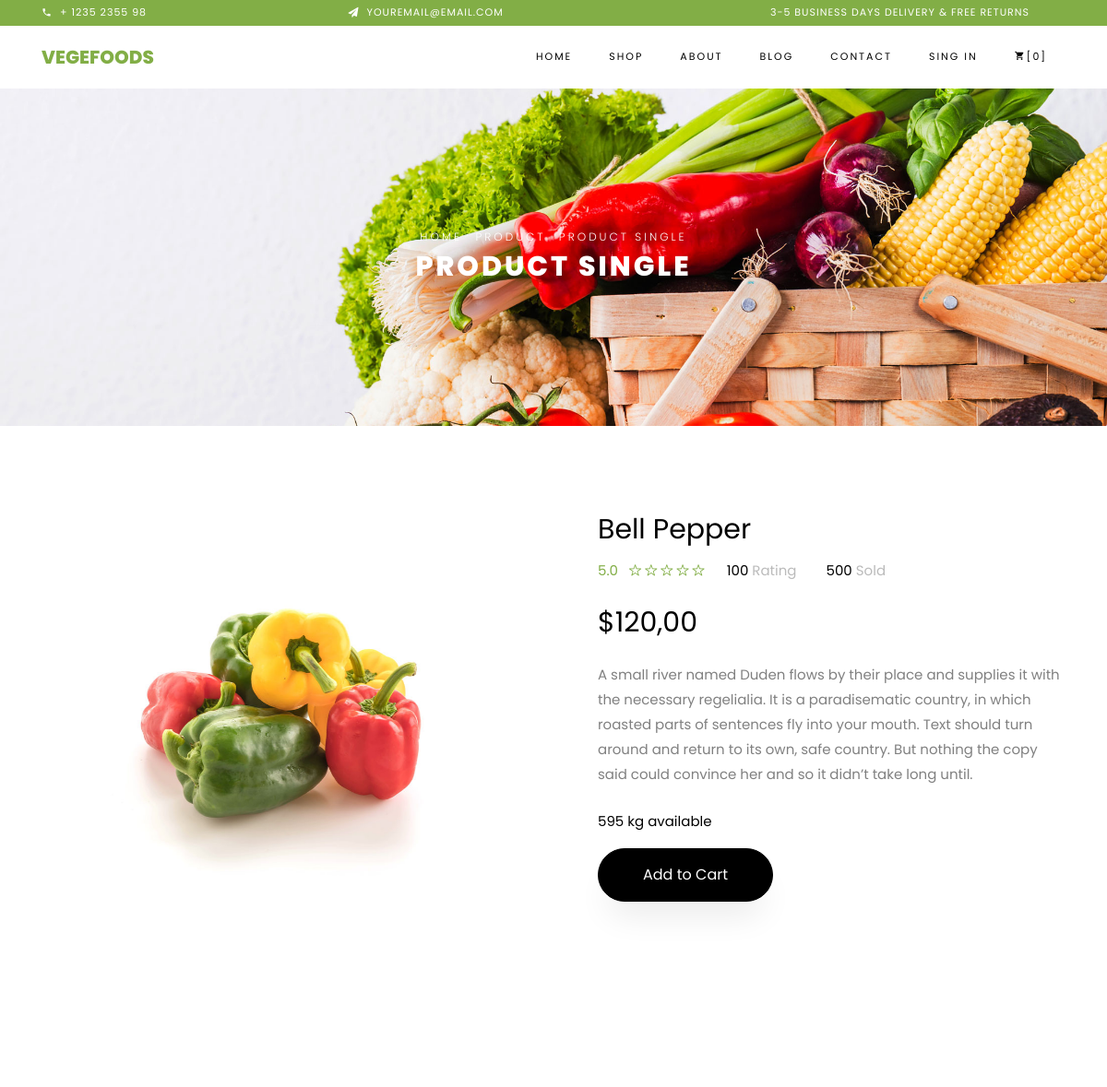
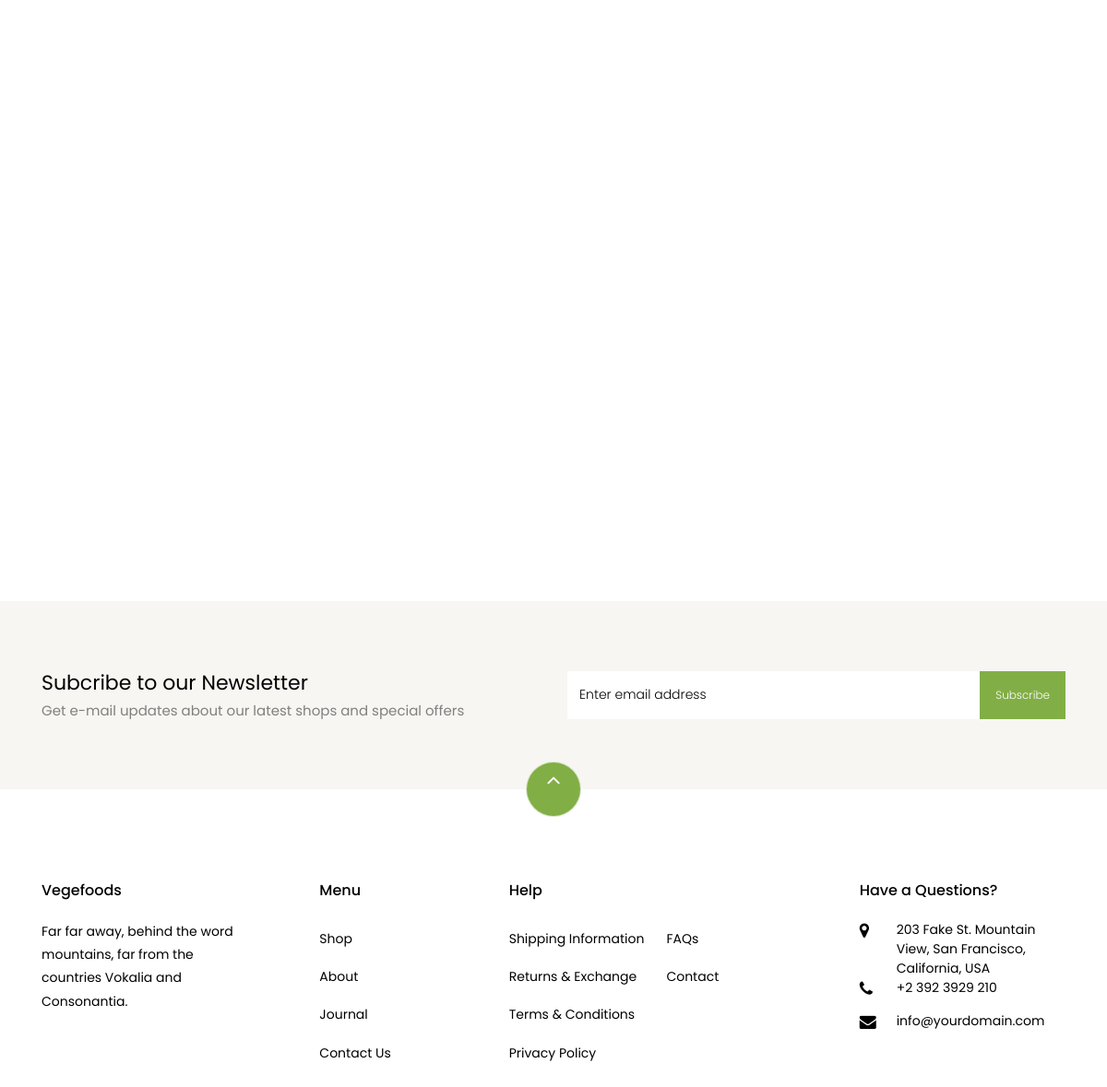
Page /product/bell-pepper/ on the committed database (2 pictures, top to bottom).
### store/models.py (models this page shows, shortened)
class Product(models.Model):
    title = models.CharField(max_length=255, verbose_name='Название')
    description = models.TextField(default='', verbose_name='Описание')
    slug = models.SlugField(unique=True, null=True)
    inventory = models.IntegerField(default=0, verbose_name='На складе')
    sold = models.IntegerField(default=0, verbose_name='Продано')
    rating = models.FloatField(default=0, verbose_name='Рэйтинг')
    price = models.DecimalField(max_digits=10, decimal_places=2, verbose_name='Цена')
    created_at = models.DateTimeField(auto_now_add=True, verbose_name='Дата добавления')
    category = models.ForeignKey(Category, on_delete=models.CASCADE, verbose_name='Категория',
                                 related_name='products')
    def get_absolute_url(self):
        return reverse('product', kwargs={'slug': self.slug})
    def get_first_photo(self):
        if self.photos:
            try:
                return self.photos.first().image.url
            except:
                return 'https://themewagon.github.io/vegefoods/images/product-1.jpg'
        else:
            return 'https://themewagon.github.io/vegefoods/images/product-1.jpg'
    class Meta:
        verbose_name = 'Товар'
        verbose_name_plural = 'Товары'

class Gallery(models.Model):
    product = models.ForeignKey(Product, on_delete=models.CASCADE, related_name='photos')
    image = models.ImageField(upload_to='products/', verbose_name='Изображение')
    class Meta:
        verbose_name = 'Изображение'
        verbose_name_plural = 'Галлерея товаров'

### store/views.py (the view)
# urls.py: path('product/<slug:slug>/', ProductDetail.as_view(), name='product'),
class ProductDetail(DetailView):
    model = Product
    template_name = 'store/product-single.html'
    context_object_name = 'product'
    def get_context_data(self, **kwargs):
        context = super().get_context_data()
        products = Product.objects.all()[:4]
        context['products'] = products
        product = Product.objects.get(slug=self.kwargs['slug'])
        context['title'] = product.title
        return context

### store/templates/store/product-single.html (shortened to what this page needs)
{% extends 'base.html' %}
{% load static %}
{% block slider %}
    <div class="hero-wrap hero-bread" style="background-image: url('{% static 'store/images/bg_1.jpg' %}');">
      <div class="container">
        <div class="row no-gutters slider-text align-items-center justify-content-center">
          <div class="col-md-9 ftco-animate text-center">
          	<p class="breadcrumbs"><span class="mr-2"><a href="index.html">Home</a></span> <span class="mr-2"><a href="index.html">Product</a></span> <span>Product Single</span></p>
            <h1 class="mb-0 bread">Product Single</h1>
          </div>
        </div>
      </div>
    </div>
{% endblock slider %}
{% block main %}
	{% include 'store/components/product/_product_info.html' %}
	{% include 'store/components/product/_related_products.html' %}
	{% include 'store/components/_email.html' %}
{% endblock main %}

### templates/base.html (shortened to what this page needs)
{% load static %}
<!DOCTYPE html>
<html lang="en">
<head>
    <link rel="stylesheet" href="{% static 'store/css/open-iconic-bootstrap.min.css' %}">
    <link rel="stylesheet" href="{% static 'store/css/animate.css' %}">
    <link rel="stylesheet" href="{% static 'store/css/owl.carousel.min.css' %}">
    <link rel="stylesheet" href="{% static 'store/css/owl.theme.default.min.css' %}">
    <link rel="stylesheet" href="{% static 'store/css/magnific-popup.css' %}">
    <link rel="stylesheet" href="{% static 'store/css/aos.css' %}">
    <link rel="stylesheet" href="{% static 'store/css/ionicons.min.css' %}">
    <link rel="stylesheet" href="{% static 'store/css/bootstrap-datepicker.css' %}">
    <link rel="stylesheet" href="{% static 'store/css/jquery.timepicker.css' %}">
    <link rel="stylesheet" href="{% static 'store/css/flaticon.css' %}">
    <link rel="stylesheet" href="{% static 'store/css/icomoon.css' %}">
    <link rel="stylesheet" href="{% static 'store/css/style.css' %}">
</head>
<body class="goto-here">
{% include 'components/_green_line.html' %}
{% include 'components/_navbar.html' %}
{% block slider %}{% endblock slider %}
{% block main %}
{% endblock main %}
{% include 'components/_footer.html' %}
</body>
</html>

### templates/components/_green_line.html
<div class="py-1 bg-primary">
    	<div class="container">
    		<div class="row no-gutters d-flex align-items-start align-items-center px-md-0">
	    		<div class="col-lg-12 d-block">
		    		<div class="row d-flex">
		    			<div class="col-md pr-4 d-flex topper align-items-center">
					    	<div class="icon mr-2 d-flex justify-content-center align-items-center"><span class="icon-phone2"></span></div>
						    <span class="text">+ 1235 2355 98</span>
					    </div>
					    <div class="col-md pr-4 d-flex topper align-items-center">
					    	<div class="icon mr-2 d-flex justify-content-center align-items-center"><span class="icon-paper-plane"></span></div>
						    <span class="text">youremail@email.com</span>
					    </div>
					    <div class="col-md-5 pr-4 d-flex topper align-items-center text-lg-right">
						    <span class="text">3-5 Business days delivery &amp; Free Returns</span>
					    </div>
				    </div>
			    </div>
		    </div>
		  </div>
    </div>

### templates/components/_navbar.html (shortened to what this page needs)
<nav class="navbar navbar-expand-lg navbar-dark ftco_navbar bg-dark ftco-navbar-light" id="ftco-navbar">
	    <div class="container">
	      <a class="navbar-brand" href="{% url 'index' %}">Vegefoods</a>
	      <div class="collapse navbar-collapse" id="ftco-nav">
	        <ul class="navbar-nav ml-auto">
	          <li class="nav-item active"><a href="{% url 'index' %}" class="nav-link">Home</a></li>
	          <li class="nav-item"><a href="{% url 'shop' %}" class="nav-link">Shop</a></li>
	          <li class="nav-item"><a href="{% url 'about' %}" class="nav-link">About</a></li>
	          <li class="nav-item"><a href="{% url 'blog' %}" class="nav-link">Blog</a></li>
	          <li class="nav-item"><a href="{% url 'contact' %}" class="nav-link">Contact</a></li>
				{% if request.user.is_authenticated %}
				<li class="nav-item"><a href="{% url 'logout' %}" class="nav-link">LogOut</a></li>
				{% else %}
			    <li class="nav-item"><a href="{% url 'login_register' %}" class="nav-link">Sing In</a></li>
			  	{% endif %}
				<li class="nav-item cta cta-colored"><a href="{% url 'cart' %}" class="nav-link"><span class="icon-shopping_cart"></span>[0]</a></li>
	        </ul>
	      </div>
	    </div>
	  </nav>

### store/templates/store/components/product/_product_info.html (shortened to what this page needs)
<section class="ftco-section">
    	<div class="container">
    		<div class="row">
    			<div class="col-lg-6 mb-5 ftco-animate">
    				<a href="{{ product.get_first_photo }}" class="image-popup"><img src="{{ product.get_first_photo }}" class="img-fluid" alt="Colorlib Template"></a>
    			</div>
    			<div class="col-lg-6 product-details pl-md-5 ftco-animate">
    				<h3>{{ product.title }}</h3>
    				<div class="rating d-flex">
							<p class="text-left mr-4">
								<a href="#" class="mr-2">5.0</a>
								<a href="#"><span class="ion-ios-star-outline"></span></a>
								<a href="#"><span class="ion-ios-star-outline"></span></a>
								<a href="#"><span class="ion-ios-star-outline"></span></a>
								<a href="#"><span class="ion-ios-star-outline"></span></a>
								<a href="#"><span class="ion-ios-star-outline"></span></a>
							</p>
							<p class="text-left mr-4">
								<a href="#" class="mr-2" style="color: #000;">100 <span style="color: #bbb;">Rating</span></a>
							</p>
							<p class="text-left">
								<a href="#" class="mr-2" style="color: #000;">500 <span style="color: #bbb;">Sold</span></a>
							</p>
						</div>
    				<p class="price"><span>${{ product.price }}</span></p>
    				<p>{{ product.description }}
						</p>
						<div class="row mt-4">
	          	<div class="col-md-12">
	          		<p style="color: #000;">{{ product.inventory }} kg available</p>
	          	</div>
          	</div>
          	<p><a href="{% url 'to_cart' product.pk 'add' %}" class="btn btn-black py-3 px-5">Add to Cart</a></p>
    			</div>
    		</div>
    	</div>
    </section>

### store/templates/store/components/product/_related_products.html (shortened to what this page needs)
<section class="ftco-section">
    	<div class="container">
				<div class="row justify-content-center mb-3 pb-3">
        </div>
    	</div>
    	<div class="container">
    		<div class="row">
    		</div>
    	</div>
    </section>

### store/templates/store/components/_email.html
<section class="ftco-section ftco-no-pt ftco-no-pb py-5 bg-light">
      <div class="container py-4">
        <div class="row d-flex justify-content-center py-5">
          <div class="col-md-6">
          	<h2 style="font-size: 22px;" class="mb-0">Subcribe to our Newsletter</h2>
          	<span>Get e-mail updates about our latest shops and special offers</span>
          </div>
          <div class="col-md-6 d-flex align-items-center">
            <form action="#" class="subscribe-form">
              <div class="form-group d-flex">
                <input type="text" class="form-control" placeholder="Enter email address">
                <input type="submit" value="Subscribe" class="submit px-3">
              </div>
            </form>
          </div>
        </div>
      </div>
    </section>

### templates/components/_footer.html (shortened to what this page needs)
<footer class="ftco-footer ftco-section">
      <div class="container">
      	<div class="row">
      		<div class="mouse">
						<a href="#" class="mouse-icon">
							<div class="mouse-wheel"><span class="ion-ios-arrow-up"></span></div>
						</a>
					</div>
      	</div>
        <div class="row mb-5">
          <div class="col-md">
            <div class="ftco-footer-widget mb-4">
              <h2 class="ftco-heading-2">Vegefoods</h2>
              <p>Far far away, behind the word mountains, far from the countries Vokalia and Consonantia.</p>
              <ul class="ftco-footer-social list-unstyled float-md-left float-lft mt-5">
              </ul>
            </div>
          </div>
          <div class="col-md">
            <div class="ftco-footer-widget mb-4 ml-md-5">
              <h2 class="ftco-heading-2">Menu</h2>
              <ul class="list-unstyled">
                <li><a href="#" class="py-2 d-block">Shop</a></li>
                <li><a href="#" class="py-2 d-block">About</a></li>
                <li><a href="#" class="py-2 d-block">Journal</a></li>
                <li><a href="#" class="py-2 d-block">Contact Us</a></li>
              </ul>
            </div>
          </div>
          <div class="col-md-4">
             <div class="ftco-footer-widget mb-4">
              <h2 class="ftco-heading-2">Help</h2>
              <div class="d-flex">
	              <ul class="list-unstyled mr-l-5 pr-l-3 mr-4">
	                <li><a href="#" class="py-2 d-block">Shipping Information</a></li>
	                <li><a href="#" class="py-2 d-block">Returns &amp; Exchange</a></li>
	                <li><a href="#" class="py-2 d-block">Terms &amp; Conditions</a></li>
	                <li><a href="#" class="py-2 d-block">Privacy Policy</a></li>
	              </ul>
	              <ul class="list-unstyled">
	                <li><a href="#" class="py-2 d-block">FAQs</a></li>
	                <li><a href="#" class="py-2 d-block">Contact</a></li>
	              </ul>
	            </div>
            </div>
          </div>
          <div class="col-md">
            <div class="ftco-footer-widget mb-4">
            	<h2 class="ftco-heading-2">Have a Questions?</h2>
            	<div class="block-23 mb-3">
	              <ul>
	                <li><span class="icon icon-map-marker"></span><span class="text">203 Fake St. Mountain View, San Francisco, California, USA</span></li>
	                <li><a href="#"><span class="icon icon-phone"></span><span class="text">+2 392 3929 210</span></a></li>
	                <li><a href="#"><span class="icon icon-envelope"></span><span class="text">info@yourdomain.com</span></a></li>
	              </ul>
	            </div>
            </div>
          </div>
        </div>
      </div>
    </footer>

### store/static/store/css/icomoon.css (style rules this page uses)
[class^="icon-"], [class*=" icon-"] { font-family: 'icomoon' !important; speak: none; font-style: normal; font-weight: normal; font-variant: normal; text-transform: none; line-height: 1; -webkit-font-smoothing: antialiased; -moz-osx-font-smoothing: grayscale; }
.icon-map-marker:before { content: "\f041"; }
.icon-phone:before { content: "\f095"; }
.icon-envelope:before { content: "\f0e0"; }
.icon-paper-plane:before { content: "\f1d8"; }
.icon-phone2:before { content: "\e0cd"; }
.icon-shopping_cart:before { content: "\e8cc"; }

### rows in the picture
Product: get_first_photo (picture), title "Bell Pepper", price "120,00", description "A small river named Duden flows by their place and supplies it with the necessary regelialia. It is a paradisematic country, in which roasted parts of sentences fly into your mouth. Text should turn around and return to its own, safe country. But nothing the copy said could convince her and so it didn’t take long until.", inventory "595"
